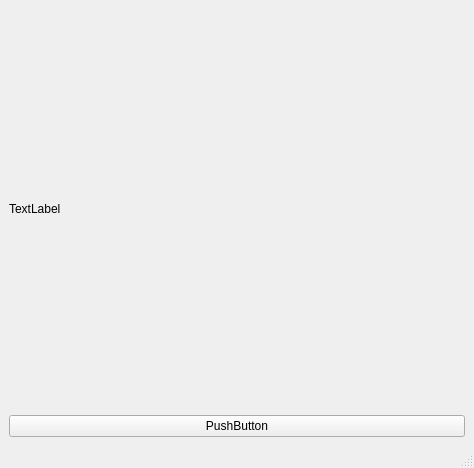
<?xml version="1.0" encoding="UTF-8"?>
<ui version="4.0">
 <class>MainWindow</class>
 <widget class="QMainWindow" name="MainWindow">
  <property name="geometry">
   <rect>
    <x>0</x>
    <y>0</y>
    <width>474</width>
    <height>468</height>
   </rect>
  </property>
  <property name="windowTitle">
   <string>MainWindow</string>
  </property>
  <widget class="QWidget" name="centralwidget">
   <layout class="QVBoxLayout" name="verticalLayout">
    <item>
     <widget class="QLabel" name="label">
      <property name="text">
       <string>TextLabel</string>
      </property>
     </widget>
    </item>
    <item>
     <widget class="QPushButton" name="pushButton">
      <property name="text">
       <string>PushButton</string>
      </property>
     </widget>
    </item>
   </layout>
  </widget>
  <widget class="QMenuBar" name="menubar">
   <property name="geometry">
    <rect>
     <x>0</x>
     <y>0</y>
     <width>474</width>
     <height>21</height>
    </rect>
   </property>
  </widget>
  <widget class="QStatusBar" name="statusbar"/>
 </widget>
 <resources/>
 <connections/>
</ui>
